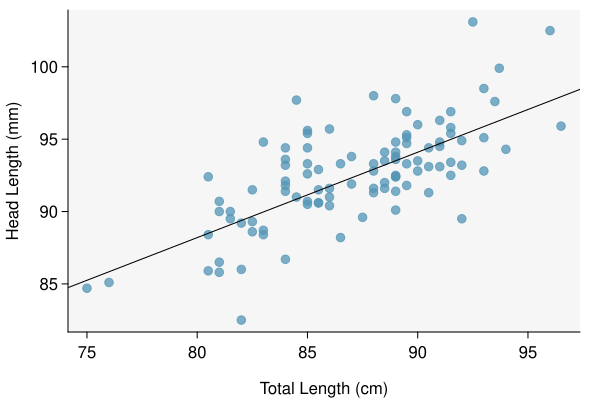

R code for this plot:
require(openintro)
data(COL)
data(possum)
set.seed(1)

myPDF('possumScatter.pdf', 6, 4,
      mar = c(3.4, 3.4, 0.5, 1),
      mgp = c(2.3, 0.5, 0))
these <- c(48, 42, 3)
plot(possum$total_l[-these], possum$head_l[-these],
     pch = 20,
     col = COL[1, 2],
     cex = 1.7,
     xlab = 'Total length (cm)',
     ylab = 'Head length (mm)',
     frame.plot = FALSE,
     axes=FALSE)
rect(par("usr")[1],par("usr")[3],par("usr")[2],par("usr")[4],col = COL[5,9], border=NA)
axis(1,seq(70,100,5))
axis(2,seq(80,110,5))
abline(41, 0.59, col = COL[5])
dev.off()
